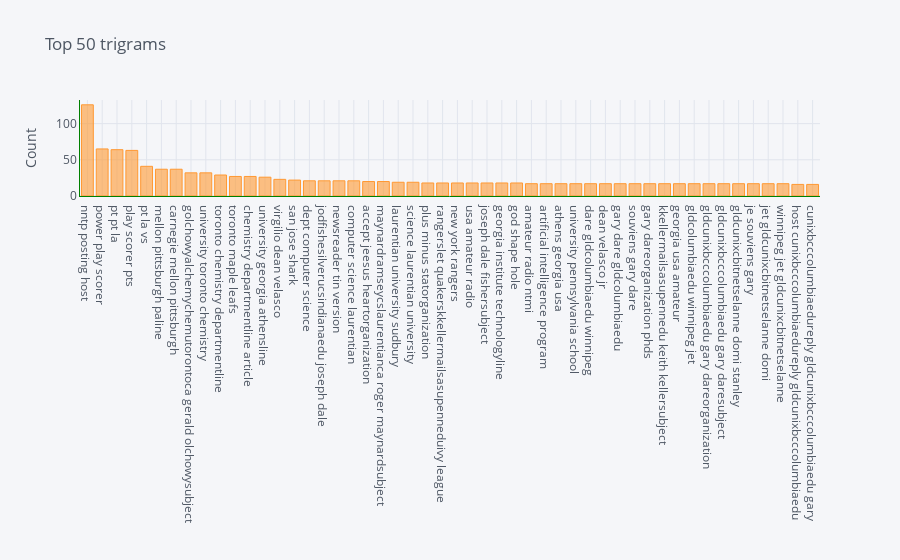

The notebook cell saved with this chart:
### Code cell
#trigram
common_words = top_n_gram(data['clean_text'], 3, 50)

tdf = pd.DataFrame(common_words, columns = ['clean_text' , 'count'])
tdf.groupby('clean_text').sum()['count'].sort_values(ascending=False).iplot(kind='bar', 
                                                                            yTitle='Count', 
                                                                            linecolor='green', 
                                                                            title='Top 50 trigrams');

### Figure 1 — Plotly figure (JSON) as saved in the notebook; plotly's stock layout.template omitted (floating-point values rounded to 4 significant figures)
{"data": [{"marker": {"color": "rgba(255, 153, 51, 0.6)", "line": {"color": "rgba(255, 153, 51, 1.0)", "width": 1}}, "name": "count", "orientation": "v", "text": "", "type": "bar", "x": ["nntp posting host", "power play scorer", "pt pt la", "play scorer pts", "pt la vs", "mellon pittsburgh paline", "carnegie mellon pittsburgh", "golchowyalchemychemutorontoca gerald olchowysubject", "university toronto chemistry", "toronto chemistry departmentline", "toronto maple leafs", "chemistry departmentline article", "university georgia athensline", "virgilio dean velasco", "san jose shark", "dept computer science", "jodfishesilverucsindianaedu joseph dale", "newsreader tin version", "computer science laurentian", "accept jeesus heartorganization", "maynardramseycslaurentianca roger maynardsubject", "laurentian university sudbury", "science laurentian university", "plus minus statorganization", "rangerslet quakerskkellermailsasupenneduivy league", "new york rangers", "usa amateur radio", "joseph dale fishersubject", "georgia institute technologyline", "god shape hole", "amateur radio ntmi", "artificial intelligence program", "athens georgia usa", "university pennsylvania school", "dare gldcolumbiaedu winnipeg", "dean velasco jr", "gary dare gldcolumbiaedu", "souviens gary dare", "gary dareorganization phds", "kkellermailsasupennedu keith kellersubject", "georgia usa amateur", "gldcolumbiaedu winnipeg jet", "gldcunixbcccolumbiaedu gary dareorganization", "gldcunixbcccolumbiaedu gary daresubject", "gldcunixcbitnetselanne domi stanley", "je souviens gary", "jet gldcunixcbitnetselanne domi", "winnipeg jet gldcunixcbitnetselanne", "host cunixbcccolumbiaedureply gldcunixbcccolumbiaedu", "cunixbcccolumbiaedureply gldcunixbcccolumbiaedu gary"], "y": [126, 65, 64, 63, 41, 37, 37, 32, 32, 29, 27, 27, 26, 23, 22, 21, 21, 21, 21, 20, 20, 19, 19, 18, 18, 18, 18, 18, 18, 18, 17, 17, 17, 17, 17, 17, 17, 17, 17, 17, 17, 17, 17, 17, 17, 17, 17, 17, 16, 16]}], "layout": {"legend": {"bgcolor": "#F5F6F9", "font": {"color": "#4D5663"}}, "paper_bgcolor": "#F5F6F9", "plot_bgcolor": "#F5F6F9", "title": {"font": {"color": "#4D5663"}, "text": "Top 50 trigrams"}, "xaxis": {"gridcolor": "#E1E5ED", "linecolor": "green", "showgrid": true, "tickfont": {"color": "#4D5663"}, "title": {"font": {"color": "#4D5663"}, "text": ""}, "zerolinecolor": "#E1E5ED"}, "yaxis": {"gridcolor": "#E1E5ED", "linecolor": "green", "showgrid": true, "tickfont": {"color": "#4D5663"}, "title": {"font": {"color": "#4D5663"}, "text": "Count"}, "zerolinecolor": "#E1E5ED"}}}
